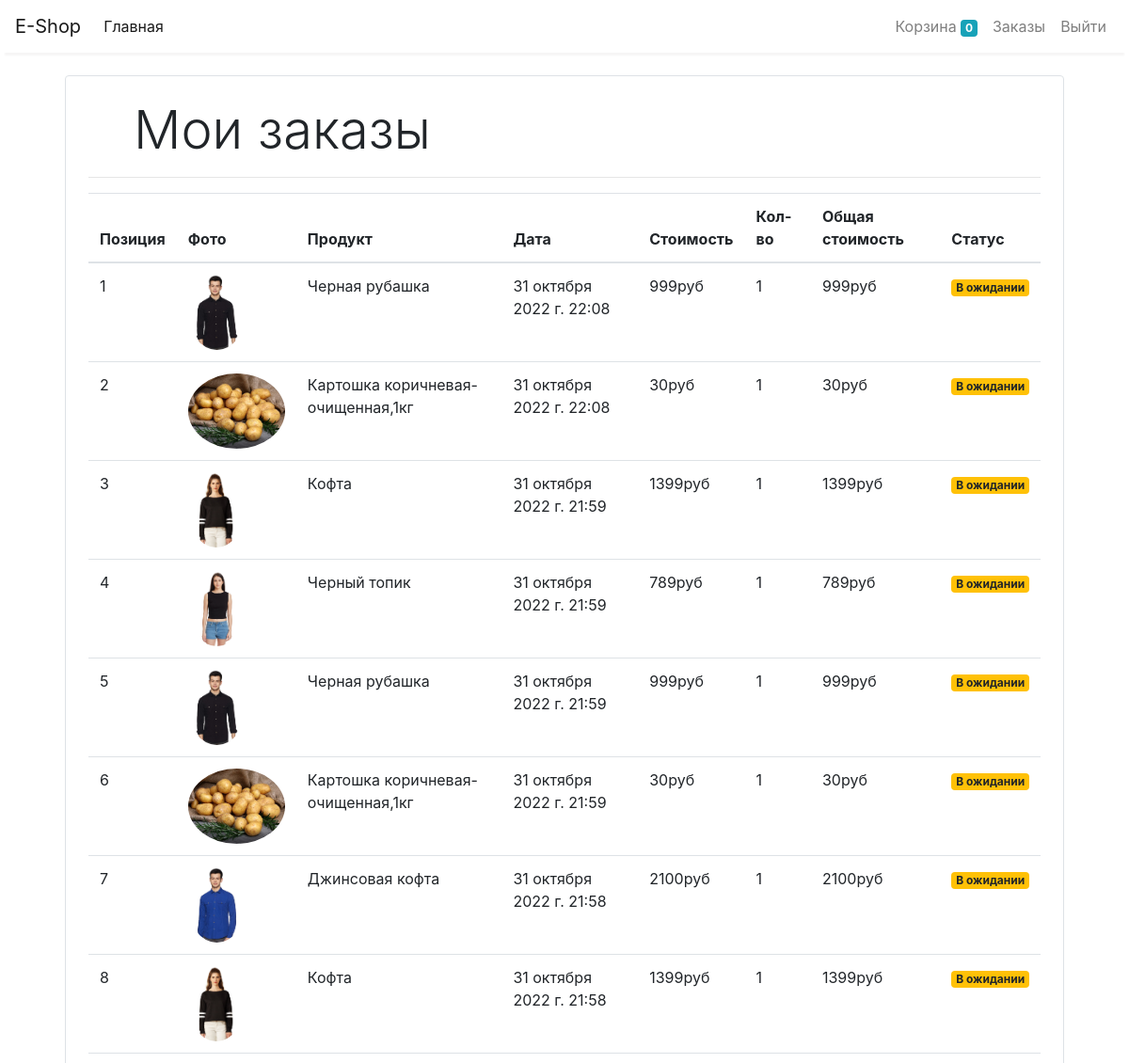
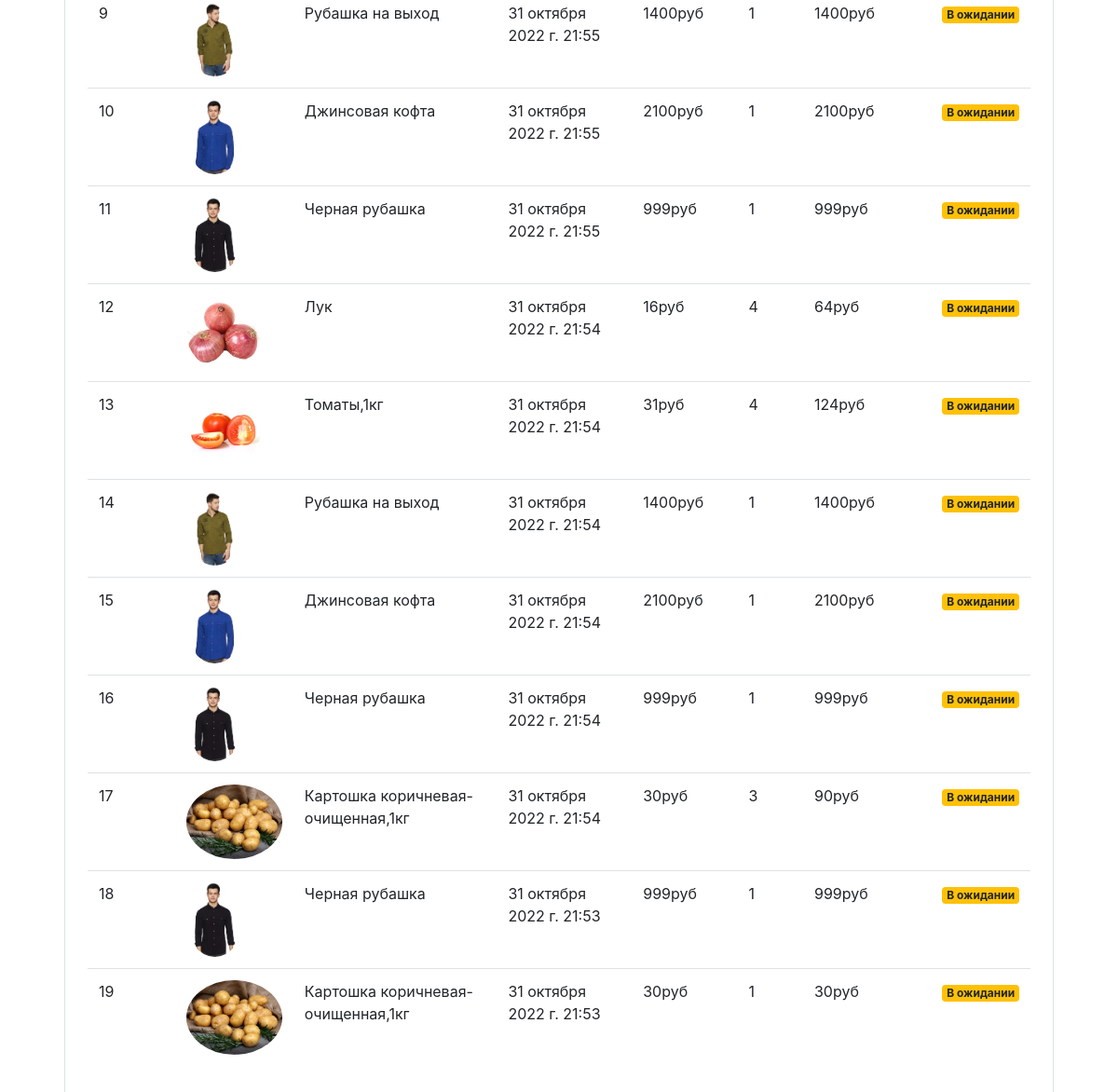
Screenshot of /orders/ (signed in) with the database file from the repository (2 pictures, top to bottom).
### store/models/order.py (models this page shows, shortened)
class Order(models.Model):
    class Meta:
        verbose_name = 'Заказ'
        verbose_name_plural = 'Заказы'
    product = models.ForeignKey(Product, on_delete=models.CASCADE, verbose_name='Продукт')
    customer = models.ForeignKey(InfoUser, on_delete=models.CASCADE, verbose_name='Пользователь')
    amount = models.PositiveIntegerField(default=1, verbose_name='Кол-во')
    price = models.PositiveIntegerField(verbose_name='Цена')
    address = models.CharField(max_length=50, default='', blank=True, verbose_name='Адрес')
    phone = models.CharField(max_length=50, default='', blank=True, verbose_name='Телефон')
    date = models.DateTimeField(default=datetime.datetime.today)
    order_date = models.DateTimeField(auto_now_add=True, verbose_name='Дата заказа')
    update_date = models.DateTimeField(auto_now=True, verbose_name='Дата обновления')
    status = models.BooleanField(default=False)
    def __str__(self):
        return f' Номер заказа - {self.id}'
    @staticmethod
    def get_basket_by_customer(customer_id):
        return Order.objects.filter(customer=customer_id).order_by('-order_date')

### store/models/product.py (models this page shows, shortened)
class Product(models.Model):
    class Meta:
        verbose_name = 'Продукт'
        verbose_name_plural = 'Продукты'
    name = models.CharField(verbose_name='Продукт', max_length=100)
    category = models.ForeignKey(Category, on_delete=models.PROTECT, verbose_name='Категория', default=1000)  # CASCADE
    price = models.PositiveIntegerField(verbose_name='Цена', default=0)
    description = models.CharField(verbose_name='Описание', max_length=200, blank=True)
    image = models.ImageField(verbose_name='Фото', upload_to='uploads/products/')

### store/middlewares/auth.py (the view)
    def middleware(request):
        print('вызов middleware')
        returnURL = request.META['PATH_INFO']
        print(f'returnURL={returnURL}')
        if not request.session['user_id']:
            return redirect(f'login?return_url={returnURL}')
        responce = get_response(request)
        print(f'responce= {responce}')
        return responce

### store/templatetags/operations.py (called while the page is built)
@register.filter(name='money')
def money(number: int) -> str:
    return str(number) + "руб"

@register.filter(name='multiplay')
def multiplay(a: int, b: int) -> int:
    return a * b

### store/views/order.py (called while the page is built)
    def get(self, request):
        userID = request.session['user_id']
        orders = Order.get_basket_by_customer(customer_id=userID)
        print(f'orders={orders}')
        context = {
            'orders': orders
        }
        return render(request, 'store/orders.html', context=context)

### store/templates/store/orders.html
{% extends 'store/base.html' %}
{% block content %}
    {% load basket %}
    {% load operations %}
<div class="container">
   <div class="border rounded p-4 m-4">
        <p class="display-4 pl-4 ml-4">Мои заказы</p>
        <hr>
        <table class="table">
            <thead>
                <tr>
                    <th>Позиция</th>
                    <th>Фото</th>
                    <th>Продукт</th>
                    <th>Дата</th>
                    <th>Стоимость</th>
                    <th>Кол-во</th>
                    <th>Общая стоимость</th>
                    <th>Статус</th>
                </tr>
            </thead>
            <tbody>
                {% for order in orders %}
                <tr>
                    <td>{{forloop.counter}}</td>
                    <td><img style="height: 80px;" class="rounded-circle" src="{{order.product.image.url}}" alt=""></td>
                    <td>{{order.product.name}}</td>
                    <td>{{order.order_date}}</td>
                    <td>{{order.price|money}}</td>
                    <td>{{order.amount}}</td>
                    <td>{{order.amount|multiplay:order.price|money}}</td>
                    {% if order.status %}
                    <td><small class="badge badge-success">Завершённый</small></td>
                    {%else%}
                    <td><small class="badge badge-warning">В ожидании</small></td>
                    {% endif %}
                </tr>
                {% endfor %}
            </tbody>
        </table>
   </div>
</div>
{% endblock %}

### store/templates/store/base.html (shortened to what this page needs)
<!doctype html>
<html lang="en">
<head>
  <link rel="stylesheet" href="https://maxcdn.bootstrapcdn.com/bootstrap/4.0.0/css/bootstrap.min.css"
>
</head>
<body>
  <nav class="one-edge-shadow
  sticky-top navbar
  navbar-expand-lg
   navbar-light bg-white">
    <a class="navbar-brand" href="/">E-Shop</a>
    <div class="collapse navbar-collapse" id="navbarSupportedContent">
      <ul class="navbar-nav mr-auto">
        <li class="nav-item active">
          <a class="nav-link" href="{% url 'home' %}">Главная <span class="sr-only">(current)</span></a>
        </li>
      </ul>
    {% if not skip%}
      <ul class=" navbar-nav my-2 my-lg-0">
        <li class="nav-item ">
          <a class="nav-link" href="{% url 'basket' %}">Корзина
            <span class="badge badge-info">{{request.session.basket.keys|length}}</span>
              <span class="sr-only">1</span></a>
        </li>
        {% if request.session.user_id %}
        <li class="nav-item ">
            <a class="nav-link" href="{% url 'orders' %}">Заказы<span class="sr-only">2</span></a>
        </li>
        <li class="nav-item ">
          <a class="nav-link" href="{% url 'logout' %}">Выйти<span class="sr-only">(current)</span></a>
        </li>
        {% endif %}
    {% endif %}
      </ul>
    </div>
  </nav>
    {% block content %} {% endblock %}
</body>
</html>

### store/templates/store/base.html (style rules this page uses)
nav { background-color: white; }
.one-edge-shadow { box-shadow: 0 8px 2px -5px rgb(246, 245, 245); }

### rows the page displays
Order: product.image (picture), product.name "Черная рубашка", order_date "31 октября 2022 г. 22:08", price "999руб", amount "1", amount|multiplay "999руб", status "В ожидании"
Order: product.image (picture), product.name "Картошка коричневая-очищенная,1кг", order_date "31 октября 2022 г. 22:08", price "30руб", amount "1", amount|multiplay "30руб", status "В ожидании"
Order: product.image (picture), product.name "Кофта", order_date "31 октября 2022 г. 21:59", price "1399руб", amount "1", amount|multiplay "1399руб", status "В ожидании"
Order: product.image (picture), product.name "Черный топик", order_date "31 октября 2022 г. 21:59", price "789руб", amount "1", amount|multiplay "789руб", status "В ожидании"
Order: product.image (picture), product.name "Черная рубашка", order_date "31 октября 2022 г. 21:59", price "999руб", amount "1", amount|multiplay "999руб", status "В ожидании"
Order: product.image (picture), product.name "Картошка коричневая-очищенная,1кг", order_date "31 октября 2022 г. 21:59", price "30руб", amount "1", amount|multiplay "30руб", status "В ожидании"
Order: product.image (picture), product.name "Джинсовая кофта", order_date "31 октября 2022 г. 21:58", price "2100руб", amount "1", amount|multiplay "2100руб", status "В ожидании"
Order: product.image (picture), product.name "Кофта", order_date "31 октября 2022 г. 21:58", price "1399руб", amount "1", amount|multiplay "1399руб", status "В ожидании"
Order: product.image (picture), product.name "Рубашка на выход", order_date "31 октября 2022 г. 21:55", price "1400руб", amount "1", amount|multiplay "1400руб", status "В ожидании"
Order: product.image (picture), product.name "Джинсовая кофта", order_date "31 октября 2022 г. 21:55", price "2100руб", amount "1", amount|multiplay "2100руб", status "В ожидании"
Order: product.image (picture), product.name "Черная рубашка", order_date "31 октября 2022 г. 21:55", price "999руб", amount "1", amount|multiplay "999руб", status "В ожидании"
Order: product.image (picture), product.name "Лук", order_date "31 октября 2022 г. 21:54", price "16руб", amount "4", amount|multiplay "64руб", status "В ожидании"
Order: product.image (picture), product.name "Томаты,1кг", order_date "31 октября 2022 г. 21:54", price "31руб", amount "4", amount|multiplay "124руб", status "В ожидании"
Order: product.image (picture), product.name "Рубашка на выход", order_date "31 октября 2022 г. 21:54", price "1400руб", amount "1", amount|multiplay "1400руб", status "В ожидании"
Order: product.image (picture), product.name "Джинсовая кофта", order_date "31 октября 2022 г. 21:54", price "2100руб", amount "1", amount|multiplay "2100руб", status "В ожидании"
Order: product.image (picture), product.name "Черная рубашка", order_date "31 октября 2022 г. 21:54", price "999руб", amount "1", amount|multiplay "999руб", status "В ожидании"
Order: product.image (picture), product.name "Картошка коричневая-очищенная,1кг", order_date "31 октября 2022 г. 21:54", price "30руб", amount "3", amount|multiplay "90руб", status "В ожидании"
Order: product.image (picture), product.name "Черная рубашка", order_date "31 октября 2022 г. 21:53", price "999руб", amount "1", amount|multiplay "999руб", status "В ожидании"
Order: product.image (picture), product.name "Картошка коричневая-очищенная,1кг", order_date "31 октября 2022 г. 21:53", price "30руб", amount "1", amount|multiplay "30руб", status "В ожидании"

### other values shown
{{ request.session.basket.keys|length }} "0"
